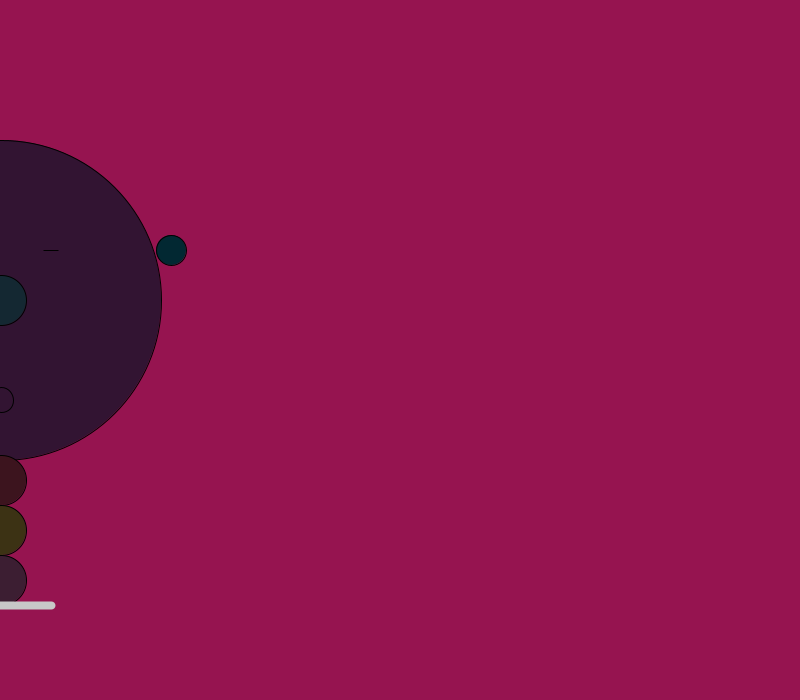
Frame 1 (no input)
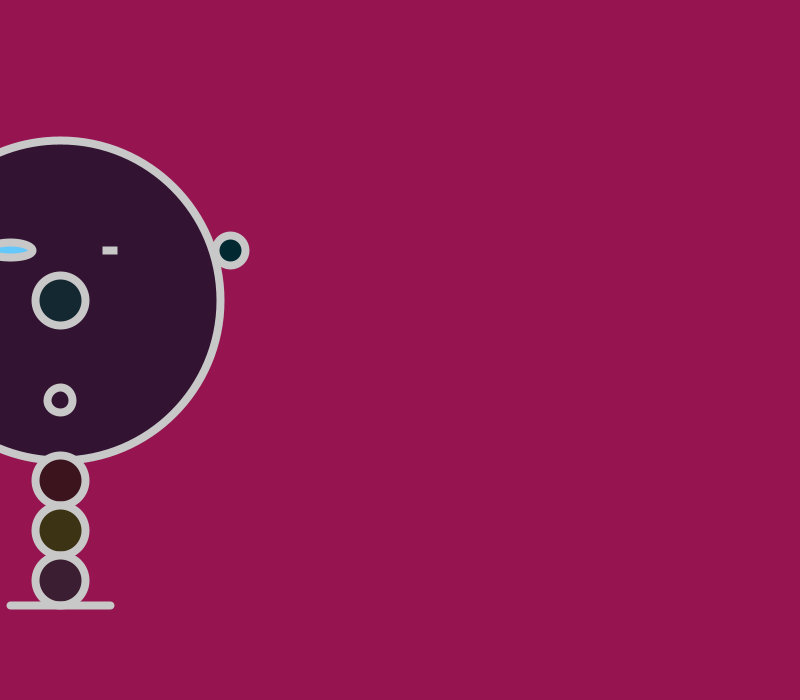
Frame 60 (the mouse pressed at the canvas centre just before this capture)
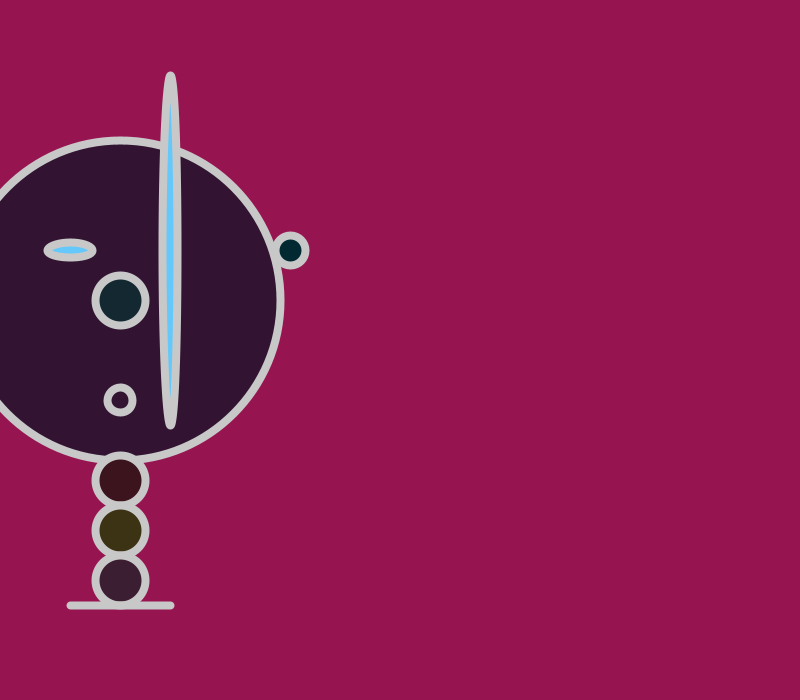
Frame 120 (the mouse held since frame 60 and released just before this capture)

The Processing sketch that drew these frames (run headless with seeded random() and noise(); from frame 60 on, the mouse is pressed at the canvas centre):

// Processing sketch: processing_15734
// ── processing_15734.pde

int x = 0;
int speed = 1;

void setup (){
  size (800,700);
  smooth();
}

void draw (){
  background (150, 20,80);
 mover ();
 rebotar ();
 display ();
}

void mover (){
  x = x + speed;
}
void rebotar (){
  if (( x > width) || (x < 0)) {
    speed = speed * - 1;
  }
}

void display (){
  fill (50,20,50);
  ellipse (x,300,320,320);
  fill (20, 40,50);
  ellipse (x,300, 50,50);
  fill (2,40,50);
  ellipse (x -170, 250,30,30);
   ellipse (x +170, 250,30,30);
   fill (100,200,250);
    ellipse (x -50, 250,45, 15);
   ellipse (x +50, 250,15, mouseY);
   fill (50,20,50);
   ellipse (x,400, 25,25);
   
   fill (60,20,30);
    ellipse (x,480, 50,50);
    
    fill(60,50,20);
     ellipse (x,530, 50,50);
     
     fill (60,30,50);
      ellipse (x,580, 50,50);
  
   stroke(200);
   strokeWeight (8);
   line (x - 50, 605, x+50, 605);
}
